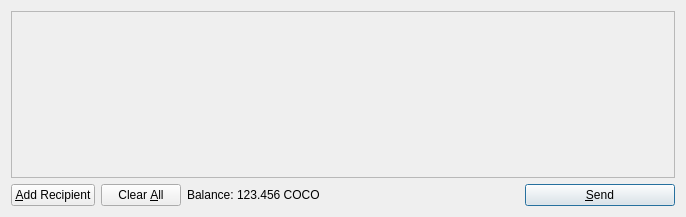
<?xml version="1.0" encoding="UTF-8"?>
<ui version="4.0">
 <class>SendCoinsDialog</class>
 <widget class="QDialog" name="SendCoinsDialog">
  <property name="geometry">
   <rect>
    <x>0</x>
    <y>0</y>
    <width>686</width>
    <height>217</height>
   </rect>
  </property>
  <property name="windowTitle">
   <string>Send Coins</string>
  </property>
  <layout class="QVBoxLayout" name="verticalLayout">
   <item>
    <widget class="QScrollArea" name="scrollArea">
     <property name="widgetResizable">
      <bool>true</bool>
     </property>
     <widget class="QWidget" name="scrollAreaWidgetContents">
      <property name="geometry">
       <rect>
        <x>0</x>
        <y>0</y>
        <width>666</width>
        <height>165</height>
       </rect>
      </property>
      <layout class="QVBoxLayout" name="verticalLayout_2">
       <property name="margin">
        <number>0</number>
       </property>
       <item>
        <layout class="QVBoxLayout" name="entries">
         <property name="spacing">
          <number>6</number>
         </property>
        </layout>
       </item>
       <item>
        <spacer name="verticalSpacer">
         <property name="orientation">
          <enum>Qt::Vertical</enum>
         </property>
         <property name="sizeHint" stdset="0">
          <size>
           <width>20</width>
           <height>40</height>
          </size>
         </property>
        </spacer>
       </item>
      </layout>
     </widget>
    </widget>
   </item>
   <item>
    <layout class="QHBoxLayout" name="horizontalLayout">
     <item>
      <widget class="QPushButton" name="addButton">
       <property name="toolTip">
        <string>Send to multiple recipients at once</string>
       </property>
       <property name="text">
        <string>&amp;Add Recipient</string>
       </property>
       <property name="icon">
        <iconset resource="../bitcoin.qrc">
         <normaloff>:/icons/add</normaloff>:/icons/add</iconset>
       </property>
       <property name="autoDefault">
        <bool>false</bool>
       </property>
      </widget>
     </item>
     <item>
      <widget class="QPushButton" name="clearButton">
       <property name="sizePolicy">
        <sizepolicy hsizetype="Minimum" vsizetype="Fixed">
         <horstretch>0</horstretch>
         <verstretch>0</verstretch>
        </sizepolicy>
       </property>
       <property name="toolTip">
        <string>Remove all transaction fields</string>
       </property>
       <property name="text">
        <string>Clear &amp;All</string>
       </property>
       <property name="icon">
        <iconset resource="../bitcoin.qrc">
         <normaloff>:/icons/remove</normaloff>:/icons/remove</iconset>
       </property>
       <property name="autoRepeatDelay">
        <number>300</number>
       </property>
       <property name="autoDefault">
        <bool>false</bool>
       </property>
      </widget>
     </item>
     <item>
      <layout class="QHBoxLayout" name="horizontalLayout_2">
       <property name="spacing">
        <number>3</number>
       </property>
       <item>
        <widget class="QLabel" name="label">
         <property name="text">
          <string>Balance:</string>
         </property>
        </widget>
       </item>
       <item>
        <widget class="QLabel" name="labelBalance">
         <property name="cursor">
          <cursorShape>IBeamCursor</cursorShape>
         </property>
         <property name="text">
          <string>123.456 COCO</string>
         </property>
         <property name="textInteractionFlags">
          <set>Qt::LinksAccessibleByMouse|Qt::TextSelectableByKeyboard|Qt::TextSelectableByMouse</set>
         </property>
        </widget>
       </item>
      </layout>
     </item>
     <item>
      <spacer name="horizontalSpacer">
       <property name="orientation">
        <enum>Qt::Horizontal</enum>
       </property>
       <property name="sizeHint" stdset="0">
        <size>
         <width>40</width>
         <height>20</height>
        </size>
       </property>
      </spacer>
     </item>
     <item>
      <widget class="QPushButton" name="sendButton">
       <property name="minimumSize">
        <size>
         <width>150</width>
         <height>0</height>
        </size>
       </property>
       <property name="toolTip">
        <string>Confirm the send action</string>
       </property>
       <property name="text">
        <string>&amp;Send</string>
       </property>
       <property name="icon">
        <iconset resource="../bitcoin.qrc">
         <normaloff>:/icons/send</normaloff>:/icons/send</iconset>
       </property>
       <property name="default">
        <bool>true</bool>
       </property>
      </widget>
     </item>
    </layout>
   </item>
  </layout>
 </widget>
 <resources>
  <include location="../bitcoin.qrc"/>
 </resources>
 <connections/>
</ui>
